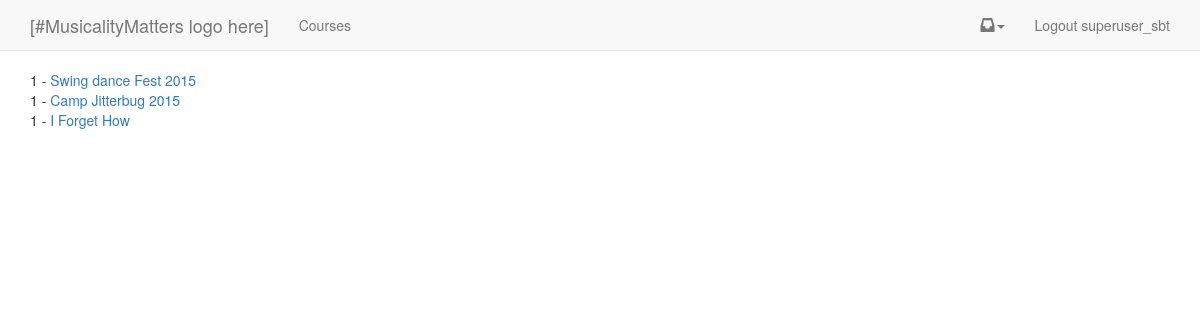
Screenshot of /courses/lesson-2/ (signed in) with the database file from the repository.
### accounts/models.py (models this page shows, shortened)
class MyUser(AbstractBaseUser):
    username = models.CharField(
        max_length=100,
        unique=True,
    )
    email = models.EmailField(
        verbose_name='email address',
        max_length=255,
        unique=True,
    )
    first_name = models.CharField(max_length=120, null=True, blank=True)
    last_name = models.CharField(max_length=120, null=True, blank=True)
    is_member = models.BooleanField(default=False,
     verbose_name='Paid Member')
    is_active = models.BooleanField(default=True)
    is_admin = models.BooleanField(default=False)
    objects = MyUserManager()
    USERNAME_FIELD = 'username'
    REQUIRED_FIELDS = ['email']

### videos/models.py (models this page shows)
class Video(models.Model):
	title = models.CharField(max_length=120)
	embed_code = models.CharField(max_length=500, null=True, blank=True)
	share_message = models.TextField(default=DEFAULT_MESSAGE)
	order = models.PositiveIntegerField(default=1)
	tags = GenericRelation("TaggedItem", null=True, blank=True)
	slug = models.SlugField(null=True, blank=True, unique=True)
	active = models.BooleanField(default=True)
	featured = models.BooleanField(default=False)
	free_preview = models.BooleanField(default=False)
	category = models.ForeignKey("Category", default=1)
	timestamp = models.DateTimeField(auto_now_add=True, auto_now = False, null=True)
	updated = models.DateTimeField(auto_now_add=False, auto_now = True, null=True)
	objects = VideoManager()
	class Meta:
		unique_together = ('slug', 'category')
	def __unicode__(self):
		return self.title
	def get_absolute_url(self):
		try:
			return reverse("video_detail", kwargs={ "vid_slug":self.slug, "cat_slug":self.category.slug})
		except:
			return '/'
	def get_share_link(self):
		full_url = "%s%s" % (settings.FULL_DOMAIN_NAME, self.get_absolute_url())
		return full_url
	def get_share_title(self):
		share_title = urllib2.quote(self.title)
		return share_title
	def get_share_message(self):
		full_url = "%s%s" % (settings.FULL_DOMAIN_NAME, self.get_absolute_url())
		return urllib2.quote("%s %s" % (self.share_message, full_url))

### videos/views.py (the view)
# urls.py: url(r'^courses/(?P<cat_slug>[\w-]+)/$', 'videos.views.category_detail', name='course_detail'),
@login_required
def category_detail(request, cat_slug):
	try:
		obj = Category.objects.get(slug=cat_slug)
		queryset = obj.video_set.all()
		return render(request, "videos/video_list.html", {"obj":obj, "queryset": queryset})
	except:
		raise Http404

### accounts/models.py (called while the page is built)
    def get_queryset(self):
        return MyUserQuerySet(self.model, using=self._db)

### videos/models.py (called while the page is built)
	def active(self):
		return self.filter(active=True)

	def has_embed(self):
		return self.filter(embed_code__isnull=False).exclude(embed_code__exact="")

	def get_queryset(self):
		return VideoQuerySet(self.model, using=self._db)

	def all(self):
		return self.get_queryset().active().has_embed().order_by("order")

	def get_queryset(self):
		return VideoQuerySet(self.model, using=self._db)

### templates/videos/video_list.html (shortened to what this page needs)
{% extends "base.html" %}
{% block content %}
{% for item in queryset %}
{{item.order}} - <a href='{{ item.get_absolute_url }}'>{{ item }}</a> <br/>
{% endfor %}
{% endblock %}

### templates/navbar.html (shortened to what this page needs)
    <nav class="navbar navbar-default navbar-static-top">
      <div class="container">
        <div class="navbar-header">
          <a class="navbar-brand" href="#">[#MusicalityMatters logo here]</a>
        </div>
        <div id="navbar" class="navbar-collapse collapse">
          <ul class="nav navbar-nav">
            <li><a href="{% url 'courses' %}">Courses</a></li>
          </ul>
          <ul class="nav navbar-nav navbar-right">
            {% if user.is_authenticated%}
            <li class="dropdown">
          <a href="#" class="dropdown-toggle notification-toggle" data-toggle="dropdown" role="button" aria-haspopup="true" aria-expanded="false"><span class="glyphicon glyphicon-inbox" aria-hidden="true"></span><span class="caret"></span></a>
        </li>
            <li><a href="{% url 'logout' %}">Logout {{ user }}</a></li>
            {% else %}
            <li><a href="{% url 'login' %}">Login</a></li>
            {% endif %}
          </ul>
        </div>
      </div>
    </nav>

### rows the page displays
MyUser: username "superuser_sbt"
Video: order "1", title "Swing dance Fest 2015"
Video: order "1", title "Camp Jitterbug 2015"
Video: order "1", title "I Forget How"
